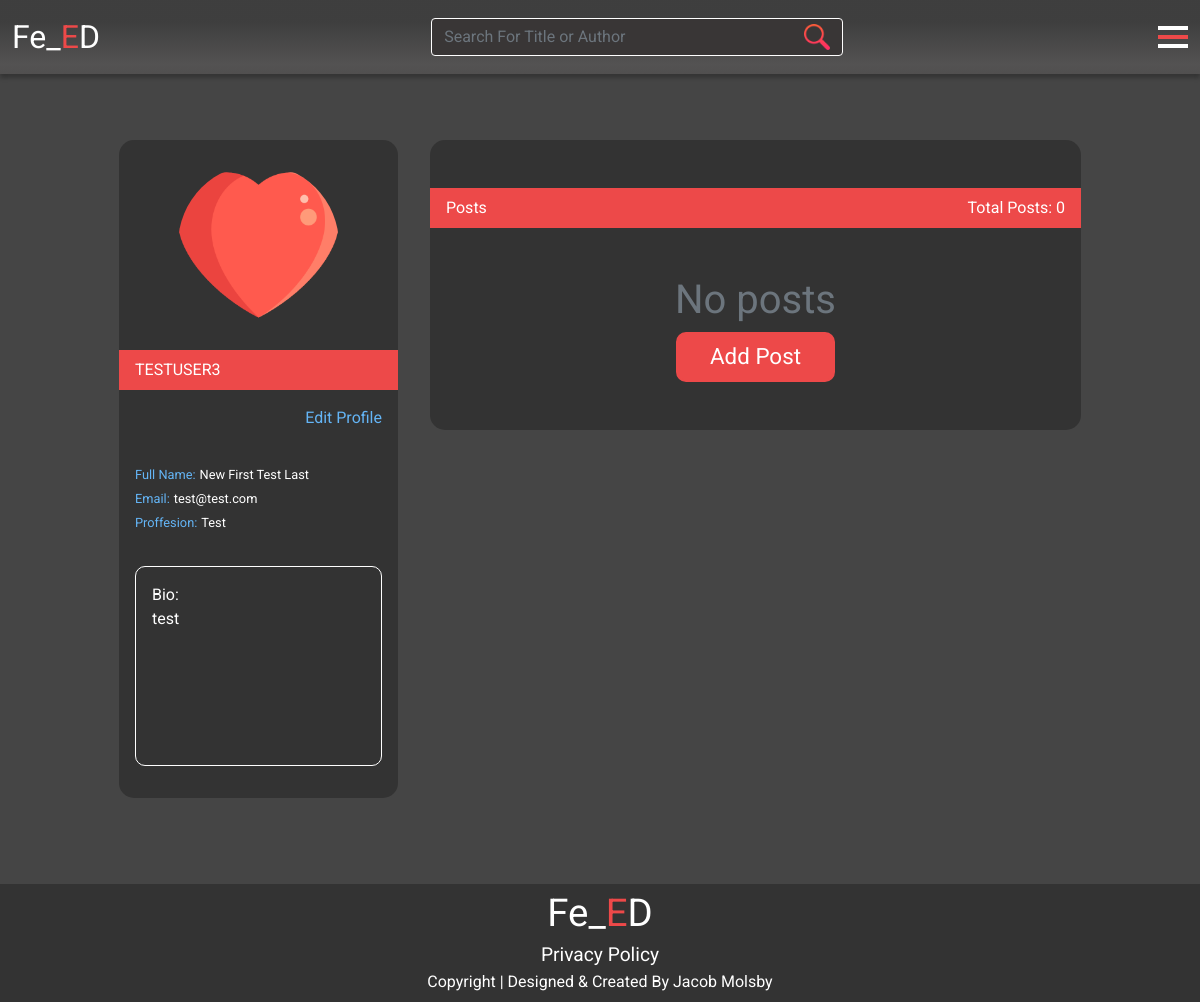
Page /profile/ (signed in) on the earlier database version.
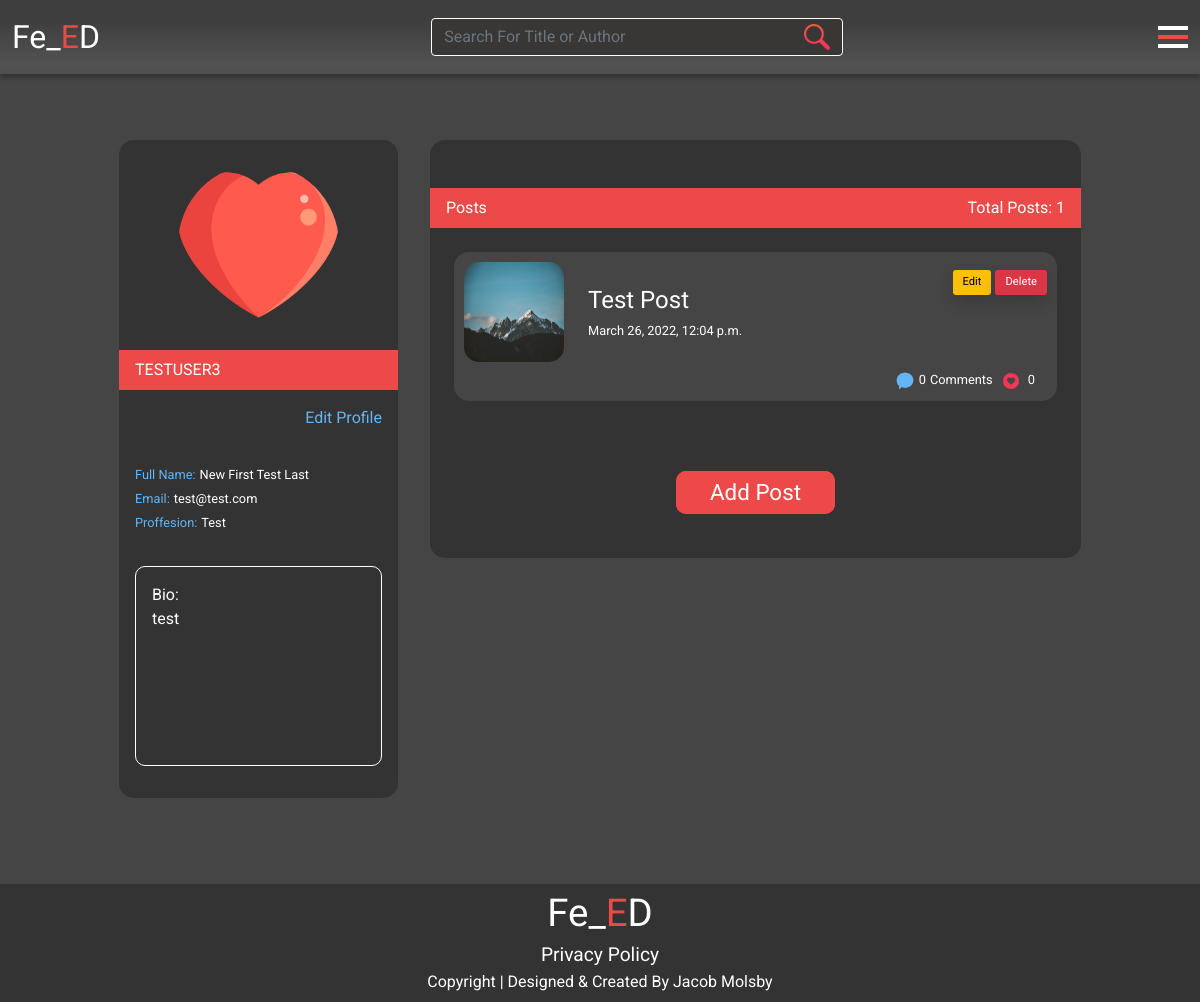
Same page on the later database version.
### posts/models.py (models this page shows, shortened)
class Post(models.Model):
    author = models.ForeignKey(
        BlogUser, on_delete=models.CASCADE, related_name="post_author")
    slug = models.SlugField(blank=True, null=True)
    post_image = models.ImageField(null=True, blank=True, upload_to="media")
    post_title = models.CharField(max_length=254)
    post_body = models.TextField()
    posted = models.DateTimeField(auto_now_add=True)
    status = models.IntegerField(choices=STATUS, default=0)
    likes = models.ManyToManyField(
        User, related_name='blog_likes', blank=True)
    class Meta:
        ordering = ['-posted']
    def number_of_likes(self):
        return self.likes.count()

### users/views.py (the view)
# urls.py: path("profile/", views.profile, name="profile"),
def profile(request):
    userProfile = get_object_or_404(BlogUser, user=request.user)
    posts = Post.objects.filter(author=userProfile)
    template_name = "users/profile.html"
    context = {
        "posts": posts,
        "on_page": True,
        "userProfile": userProfile,
    }
    return render(request, template_name, context)

### users/templates/users/profile.html (shortened to what the changed rows need)
{% extends 'base.html' %}
{% block content %}
<main class="position-relative">
    <div class="container">
        <div class="row d-flex justify-content-center">
            <div class="col-xs-12 col-sm-10 col-md-7 m-3">
                <div class="user-background pt-5">
                    <div class="user-banner d-flex justify-content-between align-items-center pe-3 ps-3">
                        <p class="text-thin mb-0">Total Posts: <span id="numberOfPosts">{{ posts.count }}</span></p>
                    </div>
                    {% if posts %}
                    <ul class="list-unstyled mb-0 pb-1">
                        {% for post in posts %}
                        <li class="list-item-posts m-4">
                            <div class="row">
                                <div class="post-wrapper">
                                    <div class="wrapper d-flex justify-content-between">
                                        <div class="post-details d-flex">
                                            <img class="post-user-image" src="{% if post.post_image %}{{ post.post_image.url }} {% endif %}"
                                            alt="Post preview image">
                                            <div class="information-wrapper">
                                                <div class="post-information mt-4 ms-2 ms-md-4">
                                                    <h4 class="text-thin">{{ post.post_title }}</h4>
                                                    <h6 class="text-thin text-small">{{ post.posted }}</h6>
                                                </div>
                                            </div>
                                        </div>
                                        <div class="edit-wrapper mt-2 d-none d-lg-flex">
                                            <a class="me-1 edit-buttons d-flex align-items-center btn-warning text-smallest shadow" href="{% url 'edit_post' post.slug %}">Edit</a>
                                            <a type="button" class="d-flex align-items-center edit-buttons btn-danger text-smallest shadow" data-bs-toggle="modal" data-bs-target="#deleteModal">
                                                Delete
                                            </a>
                                        </div>
                                    </div>
                                    <div class="statistics-wrapper">
                                        <ul
                                            class="list-unstyled list-inline mb-0 pe-2 d-flex justify-content-end align-items-center mt-2">
                                            <li class="list-inline-item social">
                                                <p class="text-thin text-small mb-0"><img
                                                        src="{{ MEDIA_URL }}comment.png" width="20px" height="auto"
                                                        alt="Comment Icon"><span
                                                        class="ms-1 me-1 number-of-comments">{{ post.comments.count }}</span>Comments</p>
                                            </li>
                                            <li class="list-inline-item social mb-0">
                                                <p class="text-thin text-small mb-0">
                                                    <img src="{{ MEDIA_URL }}thumbs-up.png" width="20px" height="auto"
                                                        alt="Heart icon">
                                                    <span class="ms-1 me-1 number-of-likes">{{ post.number_of_likes }}</span>
                                                </p>
                                            </li>
                                        </ul>
                                    </div>
                                </div>
                            </div>
                        </li>
                    {% endfor %}
                    </ul>
                    <div class="add-post-wrapper text-center p-5">
                        <a class="red-button" href="{% url 'add_post' %}">Add Post</a>
                    </div>
                    {% else %}
                    <div class="no-post-wrapper d-flex justify-content-center control p-5">
                        <h1 class="text-thin text-muted text-center">No posts</h1>
                        <div class="button-wrapper d-flex justify-content-center mb-0">
                            <a class="red-button" href="{% url 'add_post' %}">Add Post</a>
                        </div>
                    </div>
                    {% endif %}
                </div>
            </div>
        </div>
    </div>
</main>
{% endblock  %}

Differences in the rows shown:
added Post: post_image (picture), post_title "Test Post", posted "March 26, 2022, 12:04 p.m.", comments.count "0", number_of_likes "0"
Other differences:
{{ posts.count }}: "0" → "1"
text no longer shown: "No posts"
